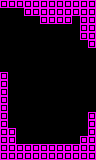

This is a level from a 2D game, rendered from its Tiled map with the project's own tilesets. A one-line summary and the map file follow, with tile-layer data summarised:
An orthogonal 12x20 tile map with 8x8 px tiles, 1 tile layer (main) and 3 objects (3x enemyTurret).

<map version="1.0" orientation="orthogonal" renderorder="right-down" width="12" height="20" tilewidth="8" tileheight="8" nextobjectid="45">
 <properties>
  <property name="L" type="int" value="1" />
  <property name="R" type="int" value="2" />
  <property name="type" value="tunnel" />
 </properties>
 <tileset firstgid="1" name="tiles" tilewidth="8" tileheight="8" tilecount="24" columns="6">
  <image source="../../../images/tiles.png" width="48" height="32" />
  <tile id="1">
   <properties>
    <property name="L" type="int" value="1" />
    <property name="R" type="int" value="2" />
    <property name="type" value="open" />
   </properties>
  </tile>
 </tileset>
 <layer name="main" width="12" height="20">
  <properties>
   <property name="L" type="int" value="1" />
   <property name="R" type="int" value="2" />
   <property name="type" value="tunnel" />
  </properties>
  <data>[240 cells, 72 non-empty, 1 distinct tile ids]</data>
 </layer>
 <objectgroup name="objects" />
 <objectgroup name="hazards" />
 <objectgroup name="enemies">
  <object id="42" type="enemyTurret" gid="4" x="88" y="112" width="8" height="8" />
  <object id="43" type="enemyTurret" gid="1073741828" x="88" y="56" width="8" height="8" />
  <object id="44" type="enemyTurret" gid="4" x="0" y="72" width="8" height="8" />
 </objectgroup>
</map>
